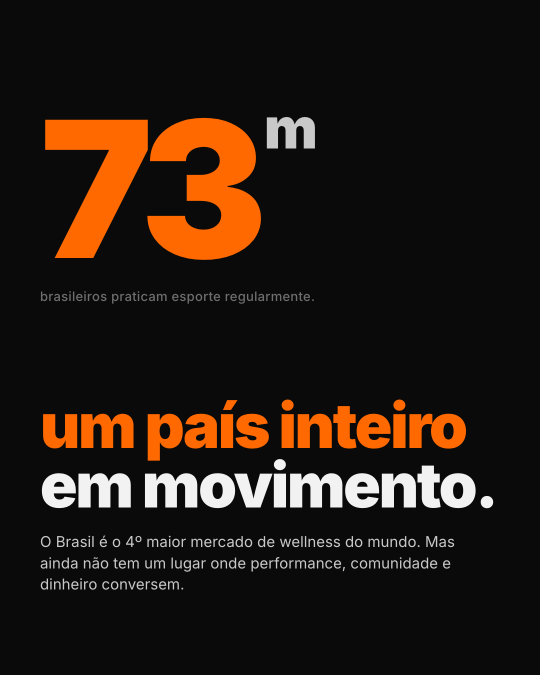
#> input picture output/feed/01.png, 1080 x 1350 px (shown at 1/2 size); its folder holds only this picture in this run
$ python audit_contrast.py
#> lines starting #> are read from the running program, lines starting #| are printed output that depends on the picture
#!/usr/bin/env python3
"""
Auditoria de contraste WCAG sobre os PNGs renderizados (output/feed/*.png).

Heurística: amostra 3 zonas onde texto da arte fica (headline, lead, footer
no canvas 1080x1350) e calcula contraste estimado de texto BRANCO (#F2F2F2)
sobre a luminância média da zona. Não é OCR — é proxy direcional pra dizer
"essas fotos estão escuras demais ou claras demais nas regiões de texto".

WCAG 2.1: contraste mínimo 4.5:1 pra texto normal AA, 3:1 pra large text.

Uso:
    python3 scripts/audit_contrast.py
    python3 scripts/audit_contrast.py --threshold 4.5
    python3 scripts/audit_contrast.py --dir output/feed
"""
from __future__ import annotations

import argparse
import sys
from pathlib import Path

try:
    from PIL import Image
except ImportError:
    sys.exit("PIL/Pillow ausente. pip install Pillow")

ROOT = Path(__file__).resolve().parent.parent
DEFAULT_DIR = ROOT / "output" / "feed"

# Cor do texto principal definida em tokens.css (--ink)
INK = (0xF2, 0xF2, 0xF2)
INK_SOFT = (0xC9, 0xC9, 0xC9)


def srgb_to_linear(c: float) -> float:
    c = c / 255.0
    return c / 12.92 if c <= 0.03928 else ((c + 0.055) / 1.055) ** 2.4


def luminance(rgb: tuple[int, int, int]) -> float:
    r, g, b = (srgb_to_linear(v) for v in rgb)
    return 0.2126 * r + 0.7152 * g + 0.0722 * b


def contrast_ratio(c1: tuple[int, int, int], c2: tuple[int, int, int]) -> float:
    l1, l2 = luminance(c1), luminance(c2)
    lo, hi = min(l1, l2), max(l1, l2)
    return (hi + 0.05) / (lo + 0.05)


def average_rgb(img: Image.Image, box: tuple[int, int, int, int]) -> tuple[int, int, int]:
    crop = img.crop(box).convert("RGB")
    pixels = list(crop.getdata())
    n = len(pixels)
    if n == 0:
        return (0, 0, 0)
    r = sum(p[0] for p in pixels) // n
    g = sum(p[1] for p in pixels) // n
    b = sum(p[2] for p in pixels) // n
    return (r, g, b)


# Zonas (px) no canvas 1080x1350 onde texto costuma cair em cada template
# Convenção: (x0, y0, x1, y1)
ZONES = {
    "headline": (80, 480, 1000, 900),   # banda principal de headline
    "lead":     (80, 920, 1000, 1180),  # corpo abaixo da headline
    "footer":   (80, 1240, 1000, 1320), # rodapé
}


def audit(path: Path) -> dict:
    img = Image.open(path)
#> img is the input picture: PIL image 1080x1350 RGB; mean R, G, B 36.9, 25.8, 18
    w, h = img.size
#> w = 1080; h = 1350
    if (w, h) != (1080, 1350):
        # escala proporcional pras zonas — útil se rodar em PNGs em outro tamanho
        scale_x = w / 1080
        scale_y = h / 1350
        zones = {
            name: (
                int(x0 * scale_x), int(y0 * scale_y),
                int(x1 * scale_x), int(y1 * scale_y),
            )
            for name, (x0, y0, x1, y1) in ZONES.items()
        }
    else:
        zones = ZONES

    result: dict = {"file": path.name, "size": f"{w}x{h}", "zones": {}}
    for name, box in zones.items():
        bg_avg = average_rgb(img, box)
        ratio_ink = contrast_ratio(INK, bg_avg)
        ratio_soft = contrast_ratio(INK_SOFT, bg_avg)
        result["zones"][name] = {
            "bg_rgb": bg_avg,
            "ratio_ink": round(ratio_ink, 2),
            "ratio_soft": round(ratio_soft, 2),
        }
#> this loop made 3 passes
#> (n in average_rgb, bg_avg, ratio_ink) on passes 1 to 3: (386400, (41, 22, 9), 15.46), (239200, (58, 58, 58), 10.16), (73600, (10, 10, 10), 17.68)
#> pass 1, in average_rgb, `crop = img.crop(box).convert("RGB")`:
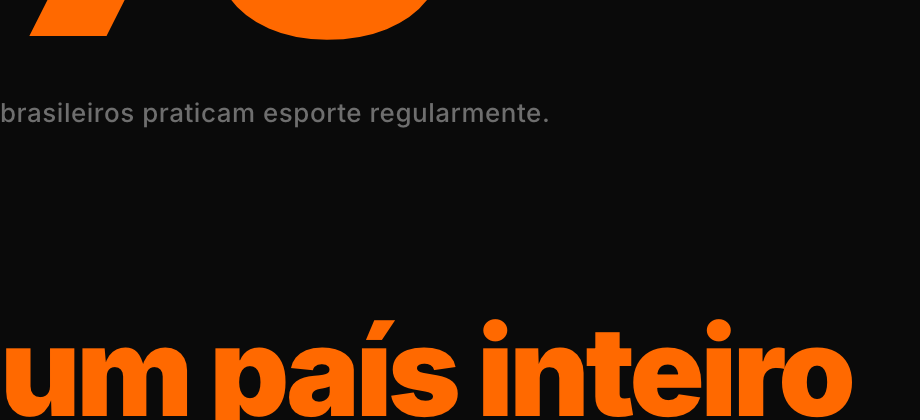
#> crop: PIL image 920x420 RGB; mean R, G, B 41.7, 22.8, 9.6
#> pass 2, in average_rgb (call 2), `crop = img.crop(box).convert("RGB")`:
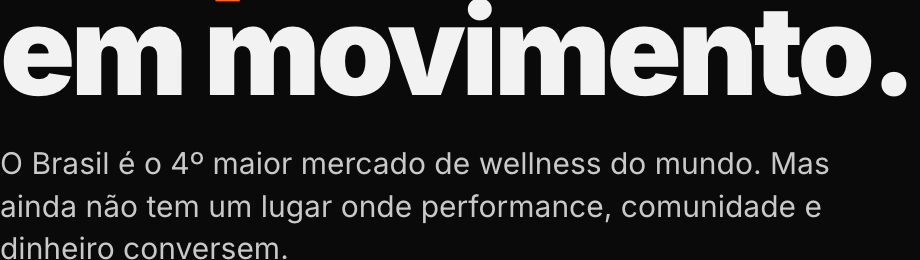
#> crop: PIL image 920x260 RGB; mean R, G, B 58.6, 58.5, 58.5
#> after the loop, result = 3 items
    # menor contraste de cada texto entre as 3 zonas (worst case)
    result["min_ratio_ink"] = min(z["ratio_ink"] for z in result["zones"].values())
    result["min_ratio_soft"] = min(z["ratio_soft"] for z in result["zones"].values())
    return result


def main() -> None:
    p = argparse.ArgumentParser()
    p.add_argument("--dir", default=str(DEFAULT_DIR))
    p.add_argument("--threshold", type=float, default=4.5,
                   help="contraste mínimo AA (default 4.5)")
    p.add_argument("--use-soft", action="store_true",
                   help="avalia ink-soft (#C9C9C9) em vez de ink (#F2F2F2)")
    args = p.parse_args()

    folder = Path(args.dir)
    if not folder.exists():
        sys.exit(f"pasta não existe: {folder}")

    pngs = sorted(folder.glob("*.png"))
    if not pngs:
        sys.exit(f"nenhum PNG em {folder}")

    print(f"Auditando {len(pngs)} PNGs em {folder}")
    print(f"Threshold WCAG AA: {args.threshold}:1")
    print(f"Texto avaliado: {'INK_SOFT (#C9C9C9 lead)' if args.use_soft else 'INK (#F2F2F2 headline)'}")
    print("-" * 80)

    results = [audit(p) for p in pngs]
#> results = 1 item
    key = "min_ratio_soft" if args.use_soft else "min_ratio_ink"

    fails = [r for r in results if r[key] < args.threshold]
#> fails = []
    fails.sort(key=lambda r: r[key])

    print(f"\n❌ {len(fails)} POSTS FALHAM AA ({args.threshold}:1):\n")
#| ❌ 0 POSTS FALHAM AA (4.5:1):
    for r in fails:
        worst_zone = min(r["zones"].items(), key=lambda kv: kv[1]["ratio_ink" if not args.use_soft else "ratio_soft"])
        zone_name, zone_data = worst_zone
        ratio_key = "ratio_soft" if args.use_soft else "ratio_ink"
        print(
            f"  {r['file']:<45} {r[key]:>5.2f}:1  "
            f"(pior: {zone_name} bg={zone_data['bg_rgb']})"
        )
#> this loop made 0 passes

    okays = len(results) - len(fails)
#> okays = 1
    print(f"\n✅ {okays}/{len(results)} posts passam.")
#| ✅ 1/1 posts passam.
    print(f"📊 distribuição min_ratio_ink:")
    bins = [0, 3, 4.5, 7, 21]
    for lo, hi in zip(bins, bins[1:]):
        n = sum(1 for r in results if lo <= r["min_ratio_ink"] < hi)
        bar = "█" * n
        print(f"  [{lo:>4.1f} – {hi:>4.1f}): {n:>3} {bar}")
#> this loop made 4 passes
#> (n, bar) on passes 1 to 4: (0, ''), (0, ''), (0, ''), (1, '█')
#|   [ 0.0 –  3.0):   0
#|   [ 3.0 –  4.5):   0
#|   [ 4.5 –  7.0):   0
#|   [ 7.0 – 21.0):   1 █


if __name__ == "__main__":
    main()

$ run again, on output/feed/17.png
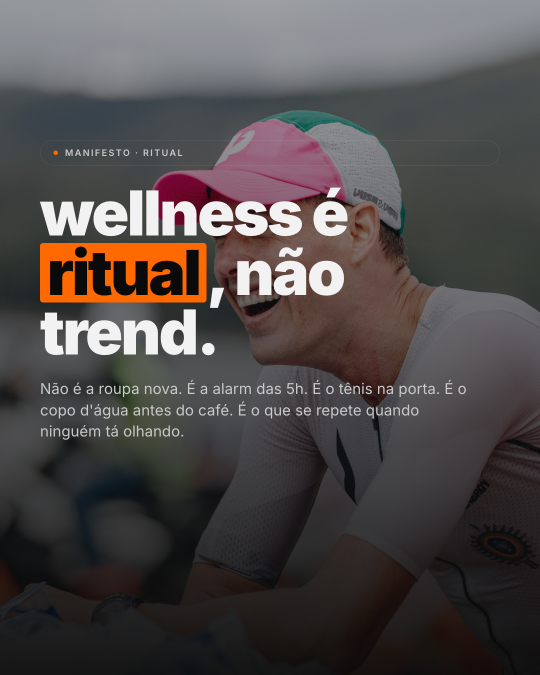
#> input picture output/feed/17.png, 1080 x 1350 px (shown at 1/2 size)
#> in audit, img is the input picture: PIL image 1080x1350 RGB; mean R, G, B 80.4, 75.2, 74.5
#> the loop in audit, `for name, box in zones.items():` made 3 passes
#> (n in average_rgb, bg_avg, ratio_ink) on passes 1 to 3: (386400, (99, 85, 77), 6.39), (239200, (40, 38, 39), 13.43), (73600, (26, 23, 22), 15.92)
#> pass 1, in average_rgb, `crop = img.crop(box).convert("RGB")`:
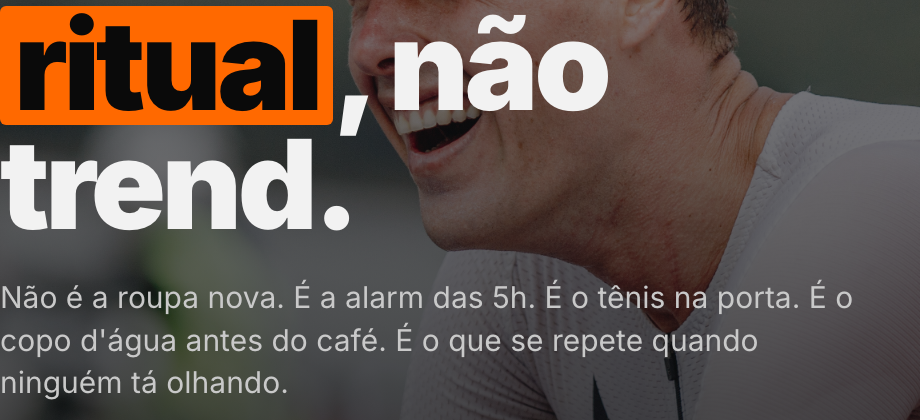
#> crop: PIL image 920x420 RGB; mean R, G, B 99.4, 85.3, 77.4
#> pass 3, in average_rgb (call 3), `crop = img.crop(box).convert("RGB")`:
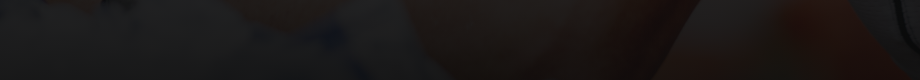
#> crop: PIL image 920x80 RGB; mean R, G, B 26.7, 23.2, 22.5
#> after the loop in audit, `for name, box in zones.items():`: result = 3 items
#> results = 1 item
#> fails = []
#| ❌ 0 POSTS FALHAM AA (4.5:1):
#> okays = 1
#| ✅ 1/1 posts passam.
#> the loop in main, `for lo, hi in zip(bins, bins[1:]):` made 4 passes
#> (n, bar) on passes 1 to 4: (0, ''), (0, ''), (1, '█'), (0, '')
#> (printed output is left out)

$ run again, on output/feed/18.png
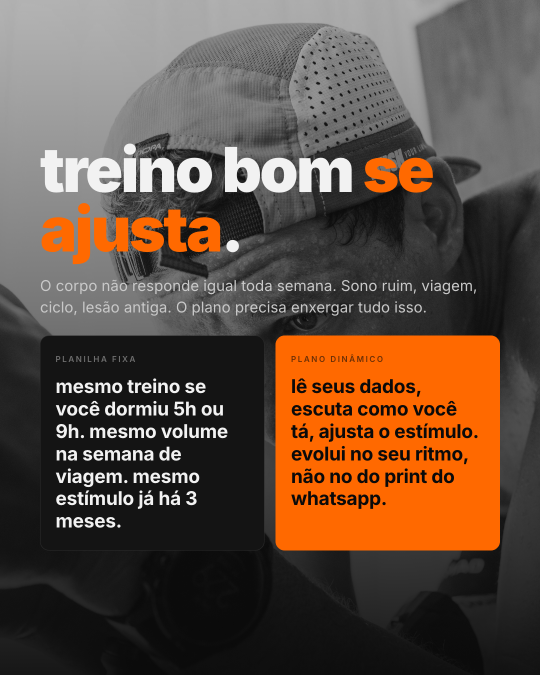
#> input picture output/feed/18.png, 1080 x 1350 px (shown at 1/2 size)
#> in audit, img is the input picture: PIL image 1080x1350 RGB; mean R, G, B 99.1, 78.8, 64.6
#> the loop in audit, `for name, box in zones.items():` made 3 passes
#> (n in average_rgb, bg_avg, ratio_ink) on passes 1 to 3: (386400, (110, 72, 45), 7.14), (239200, (103, 56, 23), 8.71), (73600, (15, 15, 15), 17.12)
#> pass 1, in average_rgb, `crop = img.crop(box).convert("RGB")`:
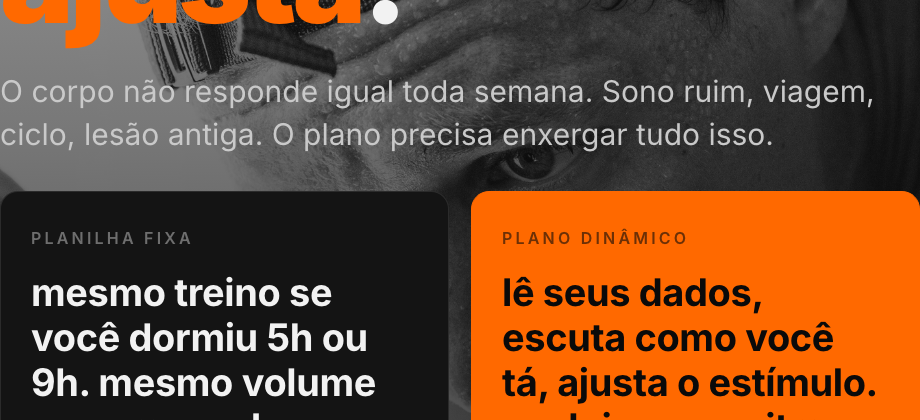
#> crop: PIL image 920x420 RGB; mean R, G, B 110.7, 72.4, 45.6
#> pass 3, in average_rgb (call 3), `crop = img.crop(box).convert("RGB")`:
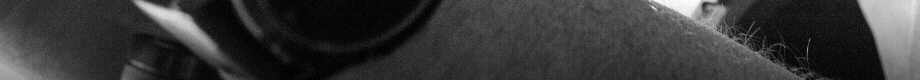
#> crop: PIL image 920x80 RGB; min 10, max 37, mean 15.9; drawn with min black and max white
#> after the loop in audit, `for name, box in zones.items():`: result = 3 items
#> results = 1 item
#> fails = []
#| ❌ 0 POSTS FALHAM AA (4.5:1):
#> okays = 1
#| ✅ 1/1 posts passam.
#> the loop in main, `for lo, hi in zip(bins, bins[1:]):` made 4 passes
#> (n, bar) on passes 1 to 4: (0, ''), (0, ''), (0, ''), (1, '█')
#> (printed output is left out)

$ run again, on output/feed/22.png
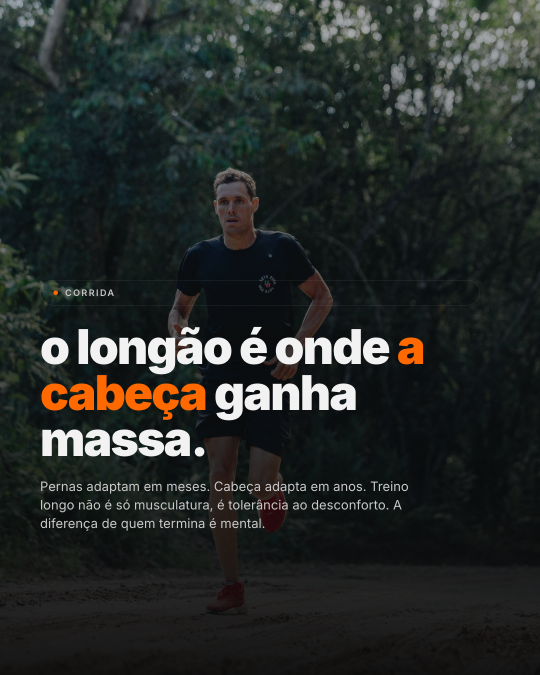
#> input picture output/feed/22.png, 1080 x 1350 px (shown at 1/2 size)
#> in audit, img is the input picture: PIL image 1080x1350 RGB; mean R, G, B 38.5, 42.6, 40
#> the loop in audit, `for name, box in zones.items():` made 3 passes
#> (n in average_rgb, bg_avg, ratio_ink) on passes 1 to 3: (386400, (53, 51, 48), 11.25), (239200, (27, 29, 29), 15.13), (73600, (25, 24, 24), 15.83)
#> pass 1, in average_rgb, `crop = img.crop(box).convert("RGB")`:
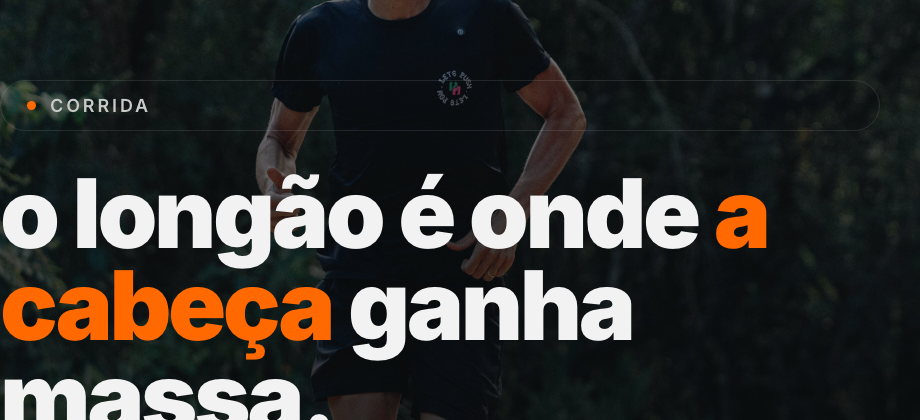
#> crop: PIL image 920x420 RGB; mean R, G, B 53, 51.4, 48
#> pass 3, in average_rgb (call 3), `crop = img.crop(box).convert("RGB")`:
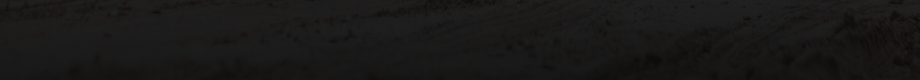
#> crop: PIL image 920x80 RGB; mean R, G, B 25.7, 24.7, 24.2
#> after the loop in audit, `for name, box in zones.items():`: result = 3 items
#> results = 1 item
#> fails = []
#| ❌ 0 POSTS FALHAM AA (4.5:1):
#> okays = 1
#| ✅ 1/1 posts passam.
#> the loop in main, `for lo, hi in zip(bins, bins[1:]):` made 4 passes
#> (n, bar) on passes 1 to 4: (0, ''), (0, ''), (0, ''), (1, '█')
#> (printed output is left out)

$ run again, on output/feed/10.png
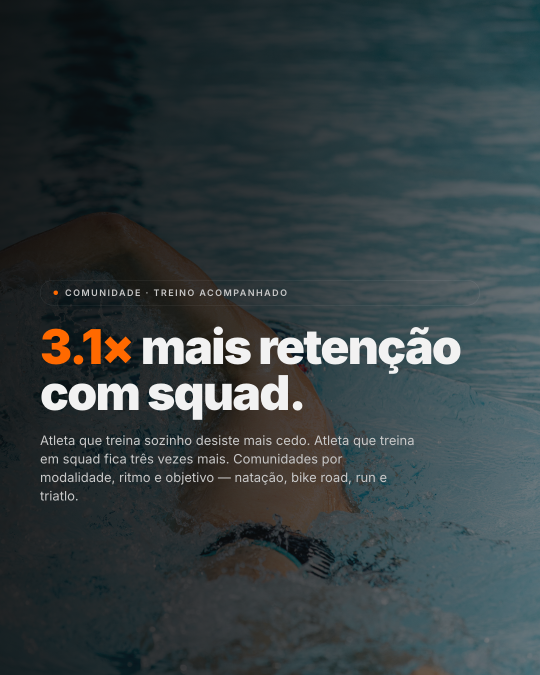
#> input picture output/feed/10.png, 1080 x 1350 px (shown at 1/2 size)
#> in audit, img is the input picture: PIL image 1080x1350 RGB; mean R, G, B 53.5, 63.6, 65.8
#> the loop in audit, `for name, box in zones.items():` made 3 passes
#> (n in average_rgb, bg_avg, ratio_ink) on passes 1 to 3: (386400, (75, 81, 80), 7.24), (239200, (55, 63, 65), 9.62), (73600, (51, 61, 64), 9.97)
#> pass 1, in average_rgb, `crop = img.crop(box).convert("RGB")`:
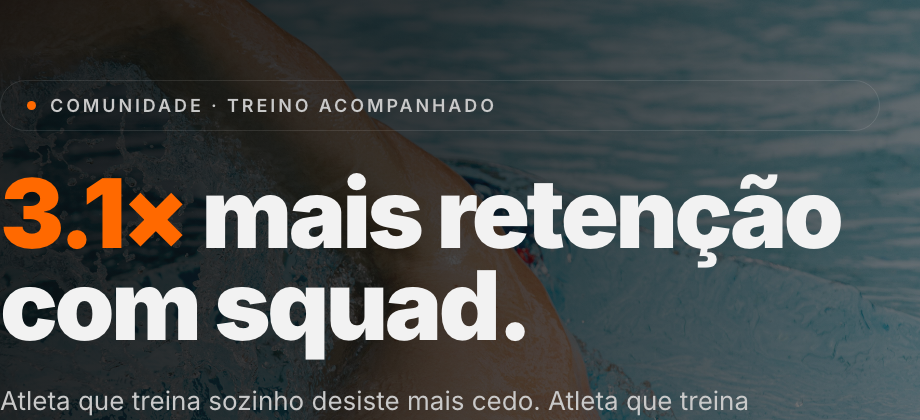
#> crop: PIL image 920x420 RGB; mean R, G, B 75.9, 81.1, 80.9
#> pass 3, in average_rgb (call 3), `crop = img.crop(box).convert("RGB")`:
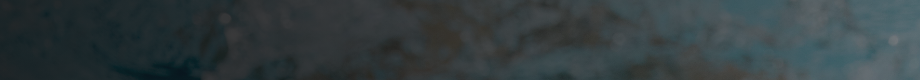
#> crop: PIL image 920x80 RGB; mean R, G, B 51.5, 61.8, 64.3
#> after the loop in audit, `for name, box in zones.items():`: result = 3 items
#> results = 1 item
#> fails = []
#| ❌ 0 POSTS FALHAM AA (4.5:1):
#> okays = 1
#| ✅ 1/1 posts passam.
#> the loop in main, `for lo, hi in zip(bins, bins[1:]):` made 4 passes
#> (n, bar) on passes 1 to 4: (0, ''), (0, ''), (0, ''), (1, '█')
#> (printed output is left out)
